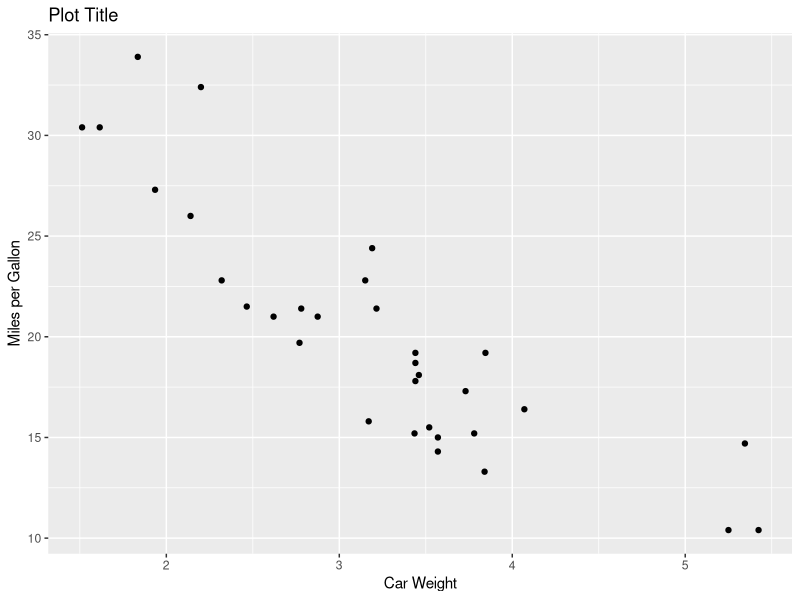

Source code (R):
## ---- chunk 1
# R code for your data analysis and visualization goes here
# For example, a simple plot using ggplot2
library(ggplot2)
ggplot(mtcars, aes(x = wt, y = mpg)) +
  geom_point() +
  labs(title = "Plot Title", x = "Car Weight", y = "Miles per Gallon")
